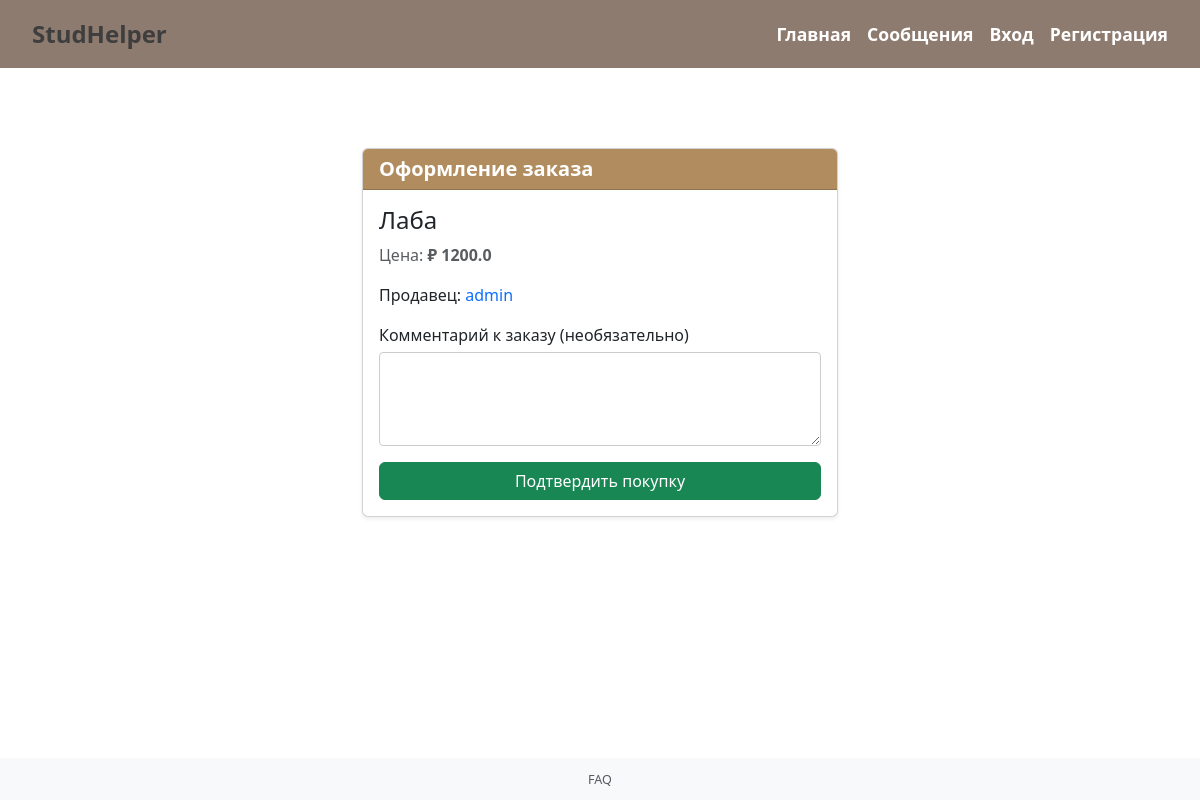
The app's page /checkout/1, older data.
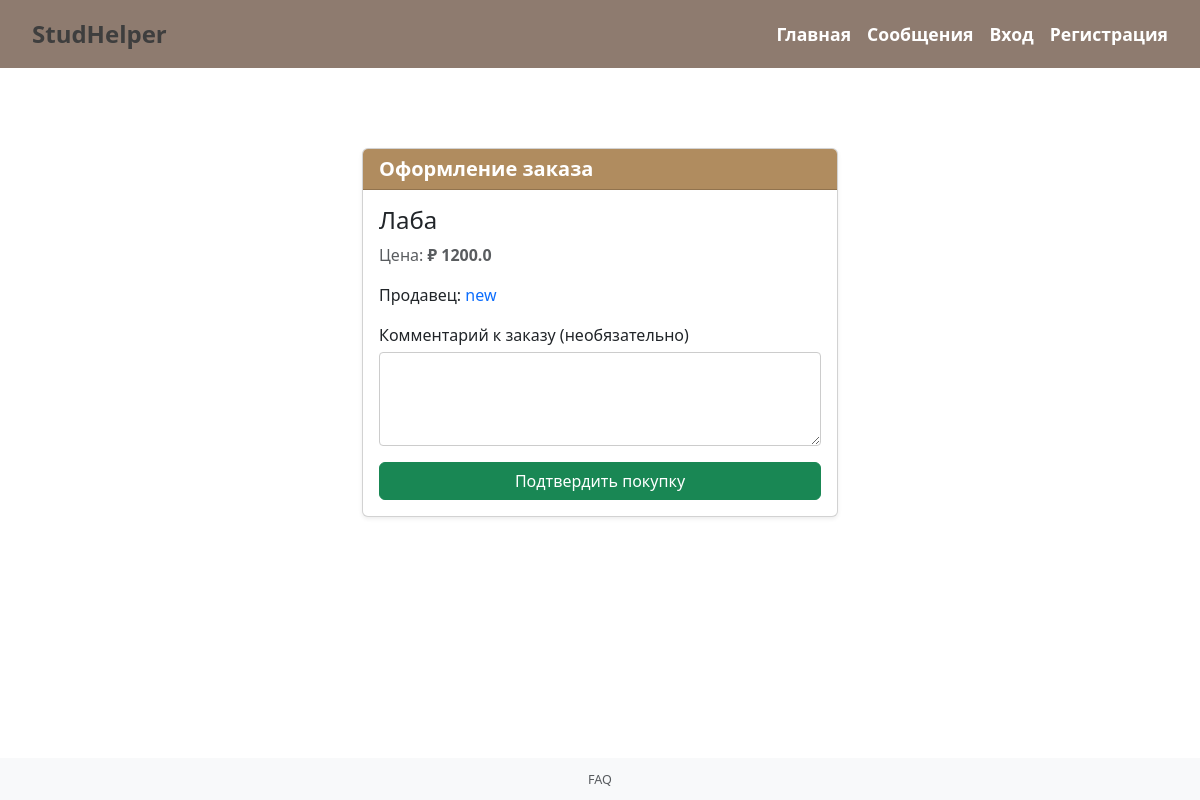
The same page, newer data.
### app.py (models this page shows)
class User(db.Model, UserMixin):
    id = db.Column(db.Integer, primary_key=True)
    username = db.Column(db.String(150), unique=True, nullable=False)
    password = db.Column(db.String(150), nullable=False)
    offers = db.relationship('Offer', backref='seller', lazy=True)  # связь с предложениями

### app.py (the view)
@app.route('/checkout/<int:offer_id>', methods=['GET', 'POST'])
def checkout(offer_id):
    offer = Offer.query.get_or_404(offer_id)
    if request.method == 'POST':
        flash('Покупка успешно оформлена!', 'success')
        return redirect(url_for('home'))  # или на страницу профиля
    return render_template('checkout.html', offer=offer)

### templates/checkout.html
{% extends 'base.html' %}
{% block content %}
<div class="container mt-5">
    {% if offer %}
    <div class="row justify-content-center">
        <div class="col-md-8 col-lg-6">
            <div class="card shadow-sm">
                <div class="card-header bg-primary text-white">
                    <h5 class="mb-0">Оформление заказа</h5>
                </div>
                <div class="card-body">
                    <h4>{{ offer.title }}</h4>
                    <p class="text-muted">Цена: <strong>₽ {{ offer.price }}</strong></p>
                    {% if offer.seller %}
                    <p>Продавец:
                        <a href="{{ url_for('profile', user_id=offer.seller.id) }}" class="text-decoration-none">
                            {{ offer.seller.username }}
                        </a>
                    </p>
                    {% endif %}
                    <form action="{{ url_for('checkout', offer_id=offer.id) }}" method="post">
                        <div class="mb-3">
                            <label for="notes" class="form-label">Комментарий к заказу (необязательно)</label>
                            <textarea class="form-control" id="notes" name="notes" rows="3"></textarea>
                        </div>
                        <button type="submit" class="btn btn-success w-100">Подтвердить покупку</button>
                    </form>
                </div>
            </div>
        </div>
    </div>
    {% else %}
    <p>Предложение не найдено.</p>
    {% endif %}
</div>
{% endblock %}

Row changes from the older to the newer data that the page shows:
changed User: seller.username "admin" → "new"
